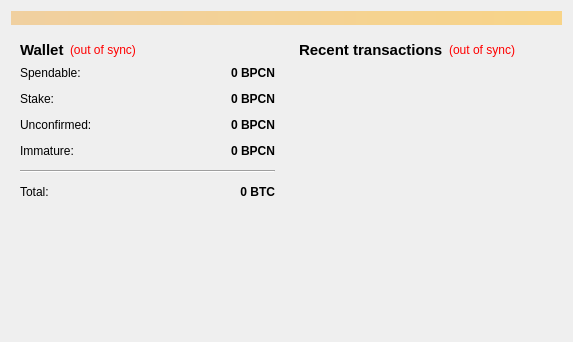
<?xml version="1.0" encoding="UTF-8"?>
<ui version="4.0">
 <class>OverviewPage</class>
 <widget class="QWidget" name="OverviewPage">
  <property name="geometry">
   <rect>
    <x>0</x>
    <y>0</y>
    <width>573</width>
    <height>342</height>
   </rect>
  </property>
  <property name="windowTitle">
   <string>Form</string>
  </property>
  <layout class="QVBoxLayout" name="topLayout">
   <item>
    <widget class="QLabel" name="labelAlerts">
     <property name="visible">
      <bool>false</bool>
     </property>
     <property name="styleSheet">
      <string notr="true">background-color: qlineargradient(x1: 0, y1: 0, x2: 1, y2: 0, stop:0 #F0D0A0, stop:1 #F8D488);  color:#000000
</string>
     </property>
     <property name="wordWrap">
      <bool>true</bool>
     </property>
     <property name="margin">
      <number>3</number>
     </property>
    </widget>
   </item>
   <item>
    <layout class="QHBoxLayout" name="horizontalLayout" stretch="1,1">
     <item>
      <layout class="QVBoxLayout" name="verticalLayout_2">
       <item>
        <widget class="QWidget" name="widget" native="true">
         <layout class="QVBoxLayout" name="verticalLayout_4">
          <item>
           <layout class="QHBoxLayout" name="horizontalLayout_4">
            <item>
             <widget class="QLabel" name="label_5">
              <property name="font">
               <font>
                <pointsize>11</pointsize>
                <weight>75</weight>
                <bold>true</bold>
               </font>
              </property>
              <property name="text">
               <string>Wallet</string>
              </property>
             </widget>
            </item>
            <item>
             <widget class="QLabel" name="labelWalletStatus">
              <property name="toolTip">
               <string>The displayed information may be out of date. Your wallet automatically synchronizes with the Blipcoin network after a connection is established, but this process has not completed yet.</string>
              </property>
              <property name="styleSheet">
               <string notr="true">QLabel { color: red; }</string>
              </property>
              <property name="text">
               <string notr="true">(out of sync)</string>
              </property>
              <property name="alignment">
               <set>Qt::AlignLeading|Qt::AlignLeft|Qt::AlignVCenter</set>
              </property>
             </widget>
            </item>
            <item>
             <spacer name="horizontalSpacer_2">
              <property name="orientation">
               <enum>Qt::Horizontal</enum>
              </property>
              <property name="sizeHint" stdset="0">
               <size>
                <width>40</width>
                <height>20</height>
               </size>
              </property>
             </spacer>
            </item>
           </layout>
          </item>
          <item>
           <layout class="QFormLayout" name="formLayout_2">
            <property name="fieldGrowthPolicy">
             <enum>QFormLayout::AllNonFixedFieldsGrow</enum>
            </property>
            <property name="horizontalSpacing">
             <number>12</number>
            </property>
            <property name="verticalSpacing">
             <number>12</number>
            </property>
            <item row="0" column="0">
             <widget class="QLabel" name="label">
              <property name="text">
               <string>Spendable:</string>
              </property>
             </widget>
            </item>
            <item row="0" column="1">
             <widget class="QLabel" name="labelBalance">
              <property name="font">
               <font>
                <weight>75</weight>
                <bold>true</bold>
               </font>
              </property>
              <property name="cursor">
               <cursorShape>IBeamCursor</cursorShape>
              </property>
              <property name="toolTip">
               <string>Your current spendable balance</string>
              </property>
              <property name="text">
               <string notr="true">0 BPCN</string>
              </property>
              <property name="alignment">
               <set>Qt::AlignRight|Qt::AlignTrailing|Qt::AlignVCenter</set>
              </property>
              <property name="textInteractionFlags">
               <set>Qt::LinksAccessibleByMouse|Qt::TextSelectableByKeyboard|Qt::TextSelectableByMouse</set>
              </property>
             </widget>
            </item>
            <item row="1" column="0">
             <widget class="QLabel" name="label_6">
              <property name="text">
               <string>Stake:</string>
              </property>
             </widget>
            </item>
            <item row="1" column="1">
             <widget class="QLabel" name="labelStake">
              <property name="font">
               <font>
                <weight>75</weight>
                <bold>true</bold>
               </font>
              </property>
              <property name="cursor">
               <cursorShape>IBeamCursor</cursorShape>
              </property>
              <property name="toolTip">
               <string>Total of coins that was staked, and do not yet count toward the current balance</string>
              </property>
              <property name="text">
               <string notr="true">0 BPCN</string>
              </property>
              <property name="alignment">
               <set>Qt::AlignRight|Qt::AlignTrailing|Qt::AlignVCenter</set>
              </property>
              <property name="textInteractionFlags">
               <set>Qt::LinksAccessibleByMouse|Qt::TextSelectableByKeyboard|Qt::TextSelectableByMouse</set>
              </property>
             </widget>
            </item>
            <item row="2" column="0">
             <widget class="QLabel" name="label_3">
              <property name="text">
               <string>Unconfirmed:</string>
              </property>
             </widget>
            </item>
            <item row="2" column="1">
             <widget class="QLabel" name="labelUnconfirmed">
              <property name="font">
               <font>
                <weight>75</weight>
                <bold>true</bold>
               </font>
              </property>
              <property name="cursor">
               <cursorShape>IBeamCursor</cursorShape>
              </property>
              <property name="toolTip">
               <string>Total of transactions that have yet to be confirmed, and do not yet count toward the current balance</string>
              </property>
              <property name="text">
               <string notr="true">0 BPCN</string>
              </property>
              <property name="alignment">
               <set>Qt::AlignRight|Qt::AlignTrailing|Qt::AlignVCenter</set>
              </property>
              <property name="textInteractionFlags">
               <set>Qt::LinksAccessibleByMouse|Qt::TextSelectableByKeyboard|Qt::TextSelectableByMouse</set>
              </property>
             </widget>
            </item>
            <item row="3" column="0">
             <widget class="QLabel" name="labelImmatureText">
              <property name="text">
               <string>Immature:</string>
              </property>
             </widget>
            </item>
            <item row="3" column="1">
             <widget class="QLabel" name="labelImmature">
              <property name="font">
               <font>
                <weight>75</weight>
                <bold>true</bold>
               </font>
              </property>
              <property name="toolTip">
               <string>Mined balance that has not yet matured</string>
              </property>
              <property name="text">
               <string notr="true">0 BPCN</string>
              </property>
              <property name="alignment">
               <set>Qt::AlignRight|Qt::AlignTrailing|Qt::AlignVCenter</set>
              </property>
              <property name="textInteractionFlags">
               <set>Qt::LinksAccessibleByMouse|Qt::TextSelectableByKeyboard|Qt::TextSelectableByMouse</set>
              </property>
             </widget>
            </item>
            <item row="4" column="0" colspan="2">
             <widget class="Line" name="line">
              <property name="orientation">
               <enum>Qt::Horizontal</enum>
              </property>
             </widget>
            </item>
            <item row="5" column="0">
             <widget class="QLabel" name="labelTotalText">
              <property name="text">
               <string>Total:</string>
              </property>
             </widget>
            </item>
            <item row="5" column="1">
             <widget class="QLabel" name="labelTotal">
              <property name="font">
               <font>
                <weight>75</weight>
                <bold>true</bold>
               </font>
              </property>
              <property name="cursor">
               <cursorShape>IBeamCursor</cursorShape>
              </property>
              <property name="toolTip">
               <string>Your current total balance</string>
              </property>
              <property name="text">
               <string notr="true">0 BTC</string>
              </property>
              <property name="alignment">
               <set>Qt::AlignRight|Qt::AlignTrailing|Qt::AlignVCenter</set>
              </property>
              <property name="textInteractionFlags">
               <set>Qt::LinksAccessibleByMouse|Qt::TextSelectableByKeyboard|Qt::TextSelectableByMouse</set>
              </property>
             </widget>
            </item>
           </layout>
          </item>
         </layout>
        </widget>
       </item>
       <item>
        <spacer name="verticalSpacer">
         <property name="orientation">
          <enum>Qt::Vertical</enum>
         </property>
         <property name="sizeHint" stdset="0">
          <size>
           <width>20</width>
           <height>40</height>
          </size>
         </property>
        </spacer>
       </item>
      </layout>
     </item>
     <item>
      <layout class="QVBoxLayout" name="verticalLayout_3">
       <item>
        <widget class="QWidget" name="widget_2" native="true">
         <layout class="QVBoxLayout" name="verticalLayout">
          <item>
           <layout class="QHBoxLayout" name="horizontalLayout_2">
            <item>
             <widget class="QLabel" name="label_4">
              <property name="font">
               <font>
                <pointsize>11</pointsize>
                <weight>75</weight>
                <bold>true</bold>
               </font>
              </property>
              <property name="text">
               <string>&lt;b&gt;Recent transactions&lt;/b&gt;</string>
              </property>
             </widget>
            </item>
            <item>
             <widget class="QLabel" name="labelTransactionsStatus">
              <property name="toolTip">
               <string>The displayed information may be out of date. Your wallet automatically synchronizes with the Blipcoin network after a connection is established, but this process has not completed yet.</string>
              </property>
              <property name="styleSheet">
               <string notr="true">QLabel { color: red; }</string>
              </property>
              <property name="text">
               <string notr="true">(out of sync)</string>
              </property>
              <property name="alignment">
               <set>Qt::AlignRight|Qt::AlignTrailing|Qt::AlignVCenter</set>
              </property>
             </widget>
            </item>
            <item>
             <spacer name="horizontalSpacer">
              <property name="orientation">
               <enum>Qt::Horizontal</enum>
              </property>
              <property name="sizeHint" stdset="0">
               <size>
                <width>40</width>
                <height>20</height>
               </size>
              </property>
             </spacer>
            </item>
           </layout>
          </item>
          <item>
           <widget class="QListView" name="listTransactions">
            <property name="styleSheet">
             <string notr="true">QListView { background: transparent; }</string>
            </property>
            <property name="frameShape">
             <enum>QFrame::NoFrame</enum>
            </property>
            <property name="verticalScrollBarPolicy">
             <enum>Qt::ScrollBarAlwaysOff</enum>
            </property>
            <property name="horizontalScrollBarPolicy">
             <enum>Qt::ScrollBarAlwaysOff</enum>
            </property>
            <property name="selectionMode">
             <enum>QAbstractItemView::NoSelection</enum>
            </property>
           </widget>
          </item>
         </layout>
        </widget>
       </item>
      </layout>
     </item>
    </layout>
   </item>
  </layout>
 </widget>
 <resources/>
 <connections/>
</ui>
